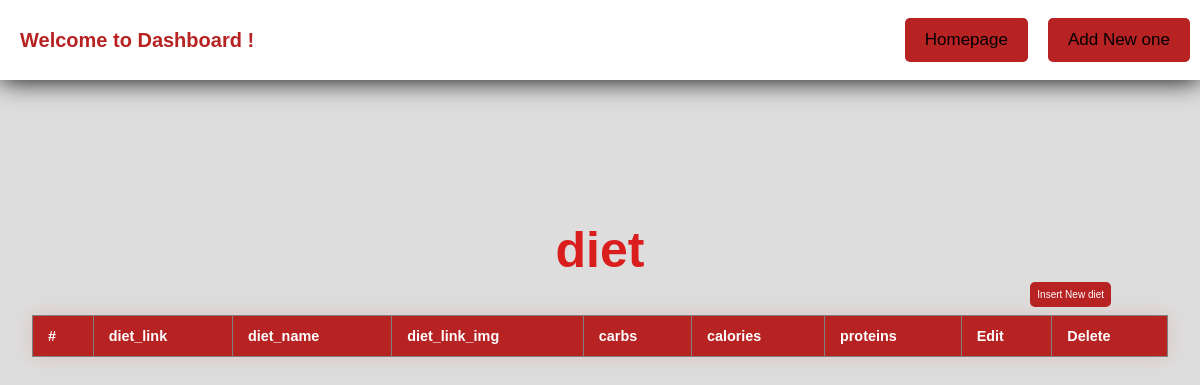
The app's page /admin/record_table.php?table=diet, older data.
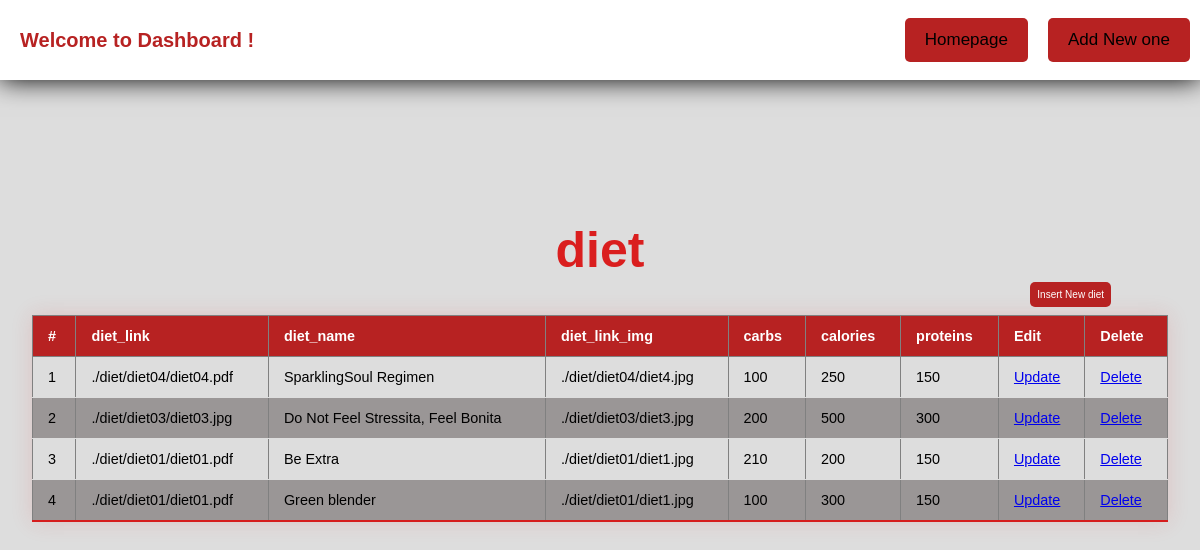
The same page, newer data.
### tables this page shows
CREATE TABLE `diet` (
  `diet_id` int(11) NOT NULL,
  `diet_link` varchar(100) DEFAULT NULL,
  `diet_name` varchar(50) DEFAULT NULL,
  `diet_link_img` varchar(100) DEFAULT NULL,
  `calories` int(11) DEFAULT NULL,
  `proteins` int(11) DEFAULT NULL,
  `carbs` int(11) DEFAULT NULL,
  `description` varchar(500) NOT NULL
);

### admin/record_table.php (the view, shortened to what this page needs)
<?php
require_once('../db.php');
$table = $_GET['table'];
$table_map = array(
    "gym" => array("gym_name", "gym_address", "city", "gym_number", "gym_img_link", "gym_link"),
    "diet" => array("diet_link", "diet_name", "diet_link_img", "carbs", "calories", "proteins"),
    "workout" => array("workout_name", "workout_img_link", "workout_plan_link", "description", "workout_summary", "goal", "duration", "length"),
    "product" => array("price", "product_name", "product_category", "png_link")
);
if (isset($table_map[$table])) {
    if ($table == 'workout') {
        $tableName = 'workout_plan';
    } else {
        $tableName = $table;
    }
    $fieldNames = $table_map[$table];
} else {
    die("Invalid table name");
}
try {
    $query = "SELECT * FROM $tableName ORDER BY " . $table . "_id DESC";
    $stmt = $conn->prepare($query);
    $stmt->execute();
    $result = $stmt->get_result();
} catch (Exception $e) {
    echo "Error: " . $e->getMessage();
}
?>
<!DOCTYPE html>
<html lang="eng">
<head>
    <link rel="stylesheet" href="dashboard.css">
</head>
<body>
    <header>
        <h2 class="welcome">Welcome to Dashboard !</h2>
        <nav>
            <ul>
                <li><a href="../index.html">Homepage</a></li>
                <li><a href="insert.php?table=<?php echo $table ?>">Add New one</a></li>
            </ul>
        </nav>
    </header>
    <div class='record'>
        <h2><?php echo $tableName ?></h2>
        <a href='insert.php?table=<?php echo $table ?>'><button class='btn'>Insert New <?php echo $table ?></button></a>
        <table class="styled-table" width="100%" border="1" style="border-collapse:collapse;">
            <thead>
                <tr>
                    <th>#</th>
                    <?php foreach ($fieldNames as $fieldName) { ?>
                        <th><?php echo $fieldName ?></th>
                    <?php } ?>
                    <th>Edit</th>
                    <th>Delete</th>
                </tr>
            </thead>
            <tbody>
                <?php $count = 1;
                while ($row = $result->fetch_assoc()) { ?>
                    <tr>
                        <td><?php echo $count ?></td>
                        <?php foreach ($fieldNames as $fieldName) { ?>
                            <td><?php echo $row[$fieldName] ?></td>
                        <?php } ?>
                        <td><a href='insert.php?table=<?php echo $table ?>&id=<?php echo $row[$tableName . "_id"] ?? $row['workout_id'] ?>'>Update</a></td>
                        <td><a href='insert.php?table=<?php echo $table ?>&id=<?php echo $row[$tableName . "_id"] ?? $row['workout_id'] ?>&action=delete'>Delete</a></td>
                    </tr>
                <?php $count++;
                } ?>
            </tbody>
        </table>
    </div>
</body>
</html>

Row changes from the older to the newer data that the page shows:
added diet: diet_link "./diet/diet04/diet04.pdf", diet_name "SparklingSoul Regimen", diet_link_img "./diet/diet04/diet4.jpg", carbs "100", calories "250", proteins "150"
added diet: diet_link "./diet/diet03/diet03.jpg", diet_name "Do Not Feel Stressita, Feel Bonita", diet_link_img "./diet/diet03/diet3.jpg", carbs "200", calories "500", proteins "300"
added diet: diet_link "./diet/diet01/diet01.pdf", diet_name "Be Extra", diet_link_img "./diet/diet01/diet1.jpg", carbs "210", calories "200", proteins "150"
added diet: diet_link "./diet/diet01/diet01.pdf", diet_name "Green blender", diet_link_img "./diet/diet01/diet1.jpg", carbs "100", calories "300", proteins "150"
